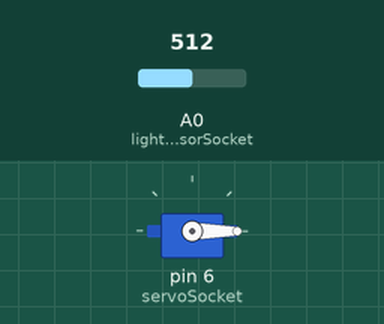
This sketch was run on a simulated Arduino Uno, built with avr-gcc and run on an emulated ATmega328P. Shown: servo. The test bench sets the inputs (shaded band); at power-on: A0 (lightSensorSocket) = 512.

Above: at 1.2 s.
1.3 s: A0 (lightSensorSocket) set to 62
2.8 s: A0 (lightSensorSocket) set to 56
At 3.26 s:
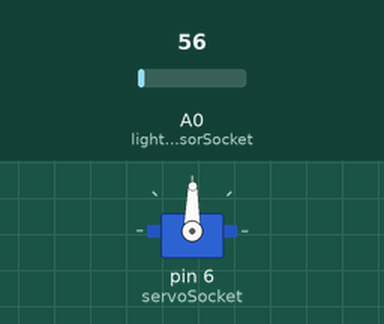
At 3.87 s:
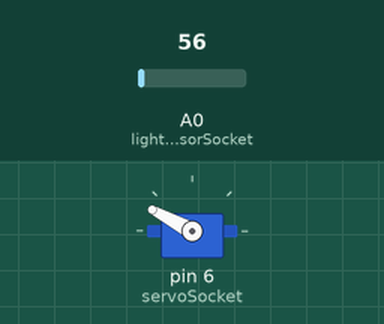
11.8 s: A0 (lightSensorSocket) set to 565
14.8 s: A0 (lightSensorSocket) set to 591
At 15.14 s:
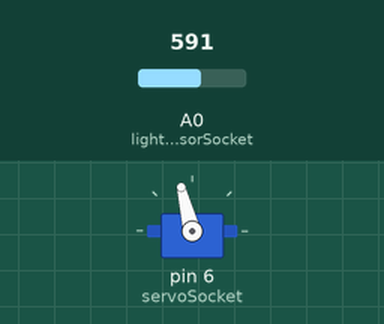
Timing chart, 0 to 17.8 s (numbered marks = the images above; inputs shaded):
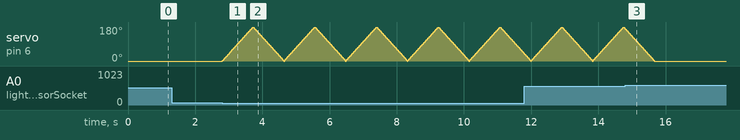

Measured:
- the behaviour switches between 60 and 59 on A0 (lightSensorSocket) (found by bisection; images 0 and 1)
- the behaviour switches between 580 and 581 on A0 (lightSensorSocket) (found by bisection; images 2 and 3)
- after the input at 1.3 s, every drawn part: stays the same
- after the input at 14.8 s, servo on pin 6 (servoSocket): goes on until 15.7 s, then stays 0°

The sketch:

servo_fan_ledsensor.ino
```cpp
//If you use different socket numbers update them below
#include <Servo.h>
//Change here if you're using a different socket
#define servoSocket 6 //<- digital socket number
#define ledSocket 2
#define lightSensorSocket A0

Servo robotServo;
int lowTrigger = 60;  //<- Change to YOUR measured value
int highTrigger = 580; //<- Change to YOUR measured value
int lightAmount;
int state;


int pos = 0;
int servoSpeed = 5;

void setup()
{
  robotServo.attach(servoSocket);
  pinMode(ledSocket, INPUT);
}

void loop()
{
  lightAmount = analogRead(lightSensorSocket);
  if (lightAmount < lowTrigger) {
    state = 1;
  } if (lightAmount > highTrigger) {
    state = 0;
  }

  if (state) {
    for (pos = 0; pos <= 180; pos += 1) {
    // in steps of 1 degree
    robotServo.write(pos);
    delay(servoSpeed);
  }
  for (pos = 180; pos >= 0; pos -= 1) {
    robotServo.write(pos);
    delay(servoSpeed);
  }
  } else {
    robotServo.write(0);
  }
}
```
